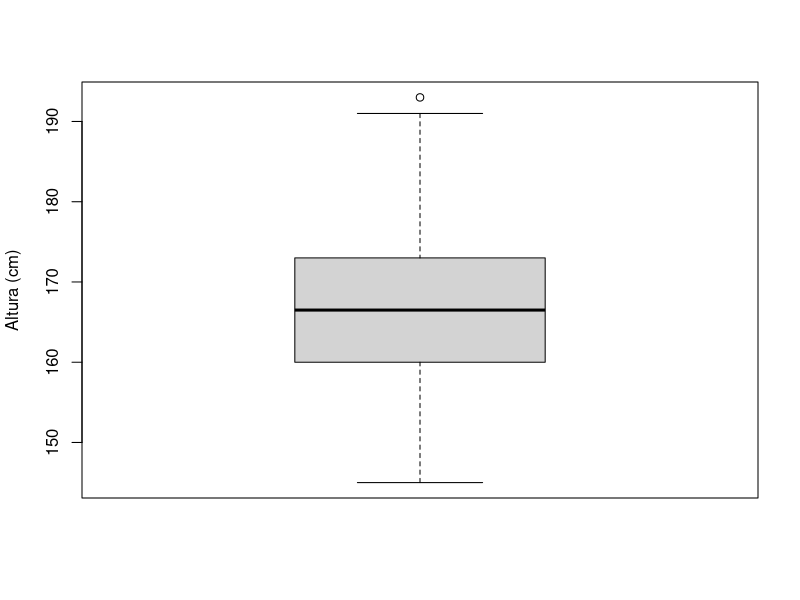

Source code (R):

######################### IC e Teste para uma Amostra #########################


# Passo 1: Carregar os pacotes que serao usados

if(!require(dplyr)) install.packages("dplyr") # Instalaçao do pacote caso nao esteja instalado
library(dplyr)                                # Carregamento do pacote


# Passo 2: Carregar o banco de dados

# Importante: selecionar o diretorio de trabalho (working directory)
# Isso pode ser feito manualmente: Session > Set Working Directory > Choose Directory
# Ou usando a linha de codigo abaixo:
# setwd("C:/Users/ferna/Desktop")

dados <- read.csv('Banco de Dados 2.csv', sep = ';', dec = ',',
                  stringsAsFactors = T, fileEncoding = "latin1") # Carregamento do arquivo csv
View(dados)                             # Visualizacao dos dados em janela separada
glimpse(dados)                          # Visualizacao de um resumo dos dados


###########################################
###### Caso de Estimação da média #########
###########################################

# Passo 3: Verificacao da normalidade dos dados
#H0: os dados provém da distribuição normal
# H1: os dados não provém da distribuição normal
shapiro.test(dados$Altura)


# Passo 4 - Intervalo de confiança 
# Amostra provém da distribuição normal e a variância é desconhecida
alpha<-0.05
var_interesse<-dados$Altura 
n<-length(var_interesse)

(LI<-mean(var_interesse)-qt(1-alpha/2, n-1)*sd(var_interesse)/sqrt(n))
(LS<-mean(var_interesse)+qt(1-alpha/2, n-1)*sd(var_interesse)/sqrt(n))


# Passo 5: Realizacao do teste t para uma amostra com IC
# H0: mu=167
# H1: mu!=167
t.test(dados$Altura, mu = 167, conf.level = 0.95)


# Observacao:
  # O teste bicaudal eh o default; caso deseje unicaudal, necessario incluir:
    # alternative = "greater" (maior) ou alternative = "less" (menor)
  # Exemplo: t.test(dados$Altura, mu = 167, alternative = "greater")
    # Nesse caso, o teste verificara se os dados indicam que e media eh 
    # maior que a media testada

# Passo 6 (opcional): Visualizacao da distribuicao dos dados

boxplot(dados$Altura, ylab = "Altura (cm)")

###############################################
# Caso de Estimação da Proporção ##############
##############################################
# Passo 1: definir quantos uns foram observados e a estimativa da proporção

nmasculino<-sum(dados$Genero=="M")
phat<- nmasculino/n
  
# Passo 2 - Obter o intervalo de confiança
alpha<-0.05

(LI<-phat-qnorm(1-alpha/2)*sqrt(phat*(1-phat)/(n-1)))
(LS<-phat+qnorm(1-alpha/2)*sqrt(phat*(1-phat)/(n-1)))

# Passo 3 -  Realizacao do teste da proporção para uma amostra com IC
prop.test(nmasculino, n=n, p=0.6)

# Proporção das pessoas que tem Ensino superior como Grau de instrução
nsuperior<-sum(dados$Grau_de_Instruçao=="Superior")
phat<- nsuperior/n

# Passo 2 - Obter o intervalo de confiança
alpha<-0.05

(LI<-phat-qnorm(1-alpha/2)*sqrt(phat*(1-phat)/(n-1)))
(LS<-phat+qnorm(1-alpha/2)*sqrt(phat*(1-phat)/(n-1)))

# Passo 3 -  Realizacao do teste da proporção para uma amostra com IC
prop.test(nsuperior, n=n, p=0.5)

